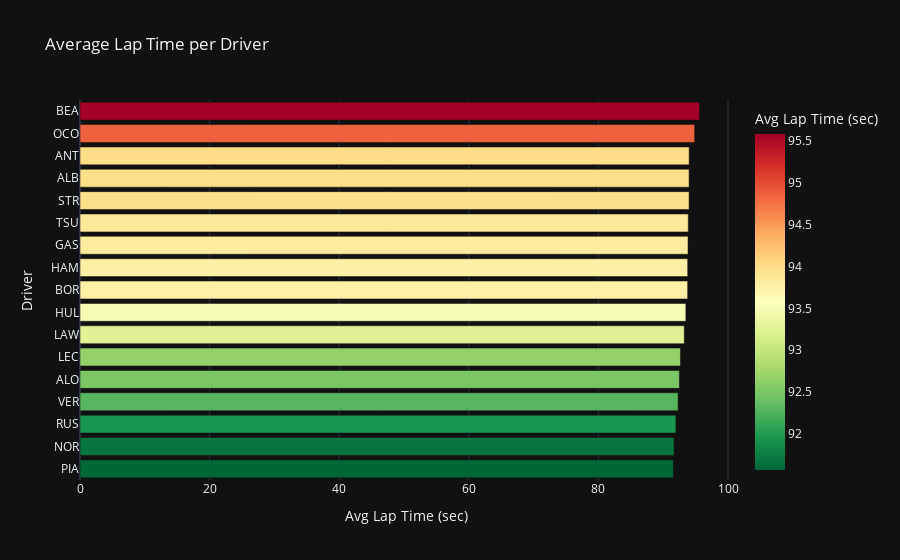

Notebook code cell kept with this figure:
### Code cell
# Convert lap times to seconds for easier analysis
laps['LapTime_sec'] = laps['LapTime'].dt.total_seconds()

# Filter valid laps (remove outliers like pit laps, safety car, etc.)
valid_laps = laps[(laps['LapTime_sec'] > 80) & (laps['LapTime_sec'] < 120)]

# Average lap time per driver
avg_lap_times = valid_laps.groupby('Driver')['LapTime_sec'].mean().sort_values()

fig = px.bar(avg_lap_times.reset_index(name='Avg Lap Time (sec)'),
             x='Avg Lap Time (sec)', y='Driver', orientation='h',
             color='Avg Lap Time (sec)', color_continuous_scale='RdYlGn_r',
             title='Average Lap Time per Driver')
fig.update_layout(yaxis={'categoryorder':'total ascending'}, template='plotly_dark')
fig.show()

### Figure 1 — Plotly figure (JSON) as saved in the notebook; plotly's stock layout.template omitted (floating-point values rounded to 4 significant figures)
{"data": [{"alignmentgroup": "True", "hovertemplate": "Avg Lap Time (sec)=%{marker.color}<br>Driver=%{y}<extra></extra>", "legendgroup": "", "marker": {"color": [91.57, 91.68, 91.96, 92.3, 92.5, 92.66, 93.25, 93.49, 93.77, 93.78, 93.83, 93.87, 93.99, 93.99, 94.01, 94.86, 95.59], "coloraxis": "coloraxis", "pattern": {"shape": ""}}, "name": "", "offsetgroup": "", "orientation": "h", "showlegend": false, "textposition": "auto", "type": "bar", "x": [91.57, 91.68, 91.96, 92.3, 92.5, 92.66, 93.25, 93.49, 93.77, 93.78, 93.83, 93.87, 93.99, 93.99, 94.01, 94.86, 95.59], "xaxis": "x", "y": ["PIA", "NOR", "RUS", "VER", "ALO", "LEC", "LAW", "HUL", "BOR", "HAM", "GAS", "TSU", "STR", "ALB", "ANT", "OCO", "BEA"], "yaxis": "y"}], "layout": {"barmode": "relative", "coloraxis": {"colorbar": {"title": {"text": "Avg Lap Time (sec)"}}, "colorscale": [[0, "rgb(0,104,55)"], [0.1, "rgb(26,152,80)"], [0.2, "rgb(102,189,99)"], [0.3, "rgb(166,217,106)"], [0.4, "rgb(217,239,139)"], [0.5, "rgb(255,255,191)"], [0.6, "rgb(254,224,139)"], [0.7, "rgb(253,174,97)"], [0.8, "rgb(244,109,67)"], [0.9, "rgb(215,48,39)"], [1, "rgb(165,0,38)"]]}, "legend": {"tracegroupgap": 0}, "title": {"text": "Average Lap Time per Driver"}, "xaxis": {"anchor": "y", "domain": [0, 1], "title": {"text": "Avg Lap Time (sec)"}}, "yaxis": {"anchor": "x", "categoryorder": "total ascending", "domain": [0, 1], "title": {"text": "Driver"}}}}
